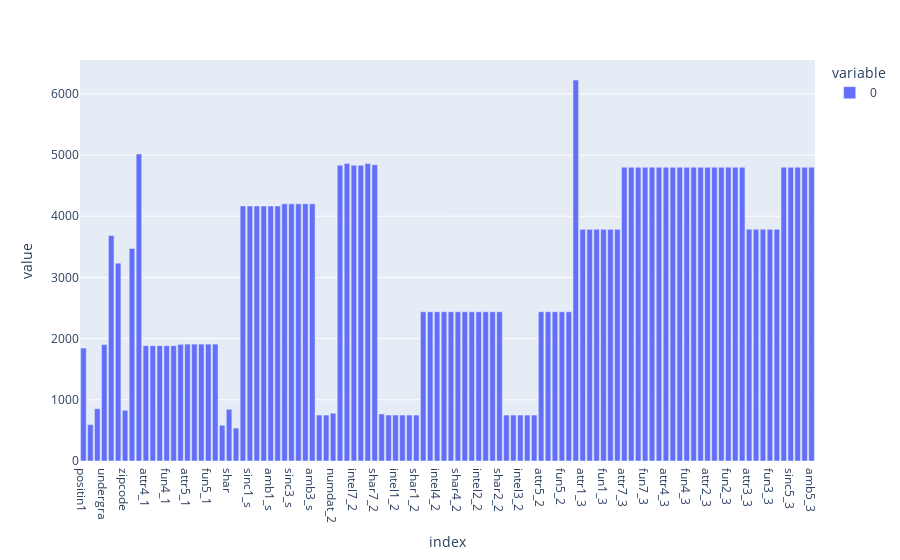

Write notebook code for a chart like this one.
### Code cell
missing_values = df.isnull().sum()

fig = px.bar(missing_values[missing_values > 500])
fig.show()

### Figure 1 — Plotly figure (JSON) as saved in the notebook; plotly's stock layout.template omitted (floating-point values rounded to 4 significant figures)
{"data": [{"alignmentgroup": "True", "hovertemplate": "variable=0<br>index=%{x}<br>value=%{y}<extra></extra>", "legendgroup": "0", "marker": {"color": "#636efa", "pattern": {"shape": ""}}, "name": "0", "offsetgroup": "0", "orientation": "v", "showlegend": true, "textposition": "auto", "type": "bar", "x": ["positin1", "amb_o", "shar_o", "undergra", "mn_sat", "tuition", "zipcode", "income", "expnum", "attr4_1", "sinc4_1", "intel4_1", "fun4_1", "amb4_1", "shar4_1", "attr5_1", "sinc5_1", "intel5_1", "fun5_1", "amb5_1", "amb", "shar", "match_es", "attr1_s", "sinc1_s", "intel1_s", "fun1_s", "amb1_s", "shar1_s", "attr3_s", "sinc3_s", "intel3_s", "fun3_s", "amb3_s", "satis_2", "length", "numdat_2", "attr7_2", "sinc7_2", "intel7_2", "fun7_2", "amb7_2", "shar7_2", "attr1_2", "sinc1_2", "intel1_2", "fun1_2", "amb1_2", "shar1_2", "attr4_2", "sinc4_2", "intel4_2", "fun4_2", "amb4_2", "shar4_2", "attr2_2", "sinc2_2", "intel2_2", "fun2_2", "amb2_2", "shar2_2", "attr3_2", "sinc3_2", "intel3_2", "fun3_2", "amb3_2", "attr5_2", "sinc5_2", "intel5_2", "fun5_2", "amb5_2", "num_in_3", "attr1_3", "sinc1_3", "intel1_3", "fun1_3", "amb1_3", "shar1_3", "attr7_3", "sinc7_3", "intel7_3", "fun7_3", "amb7_3", "shar7_3", "attr4_3", "sinc4_3", "intel4_3", "fun4_3", "amb4_3", "shar4_3", "attr2_3", "sinc2_3", "intel2_3", "fun2_3", "amb2_3", "shar2_3", "attr3_3", "sinc3_3", "intel3_3", "fun3_3", "amb3_3", "attr5_3", "sinc5_3", "intel5_3", "fun5_3", "amb5_3"], "xaxis": "x", "y": [1846, 594, 854, 1902, 3683, 3233, 829, 3473, 5016, 1884, 1884, 1884, 1884, 1884, 1906, 1910, 1910, 1910, 1910, 1910, 584, 845, 538, 4166, 4166, 4166, 4166, 4166, 4166, 4202, 4202, 4202, 4202, 4202, 751, 751, 781, 4832, 4861, 4832, 4832, 4861, 4842, 769, 751, 751, 751, 751, 751, 2439, 2439, 2439, 2439, 2439, 2439, 2439, 2439, 2439, 2439, 2439, 2439, 751, 751, 751, 751, 751, 2439, 2439, 2439, 2439, 2439, 6225, 3785, 3785, 3785, 3785, 3785, 3785, 4800, 4800, 4800, 4800, 4800, 4800, 4800, 4800, 4800, 4800, 4800, 4800, 4800, 4800, 4800, 4800, 4800, 4800, 3785, 3785, 3785, 3785, 3785, 4800, 4800, 4800, 4800, 4800], "yaxis": "y"}], "layout": {"barmode": "relative", "legend": {"title": {"text": "variable"}, "tracegroupgap": 0}, "margin": {"t": 60}, "xaxis": {"anchor": "y", "domain": [0, 1], "title": {"text": "index"}}, "yaxis": {"anchor": "x", "domain": [0, 1], "title": {"text": "value"}}}}
